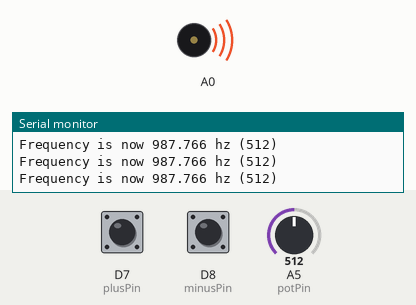
Simulated run of this sketch. Board: Arduino Uno R4 WiFi. Shown: buzzer (waves = sounding), the last lines printed to the serial monitor. Inputs (shaded band) come from the test bench; at power-on: D7 (plusPin) HIGH, D8 (minusPin) HIGH, A5 (potPin) = 512.

Above: at 1.2 s.
1.3 s: D7 (plusPin) pulled LOW for 0.15 s
At 2.3 s:
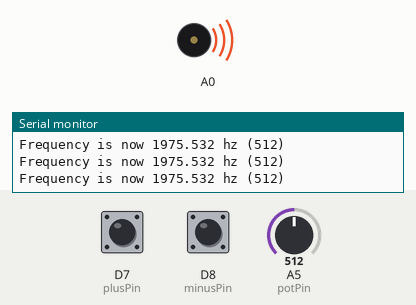
2.9 s: D8 (minusPin) pulled LOW for 0.15 s
At 3.6 s:
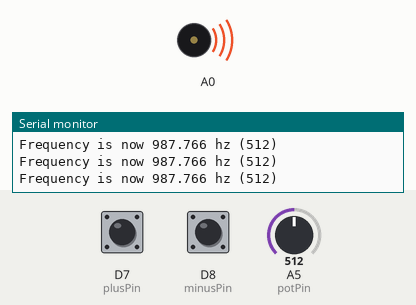
Timing chart, 0 to 5.9 s (numbered marks = the images above; inputs shaded):
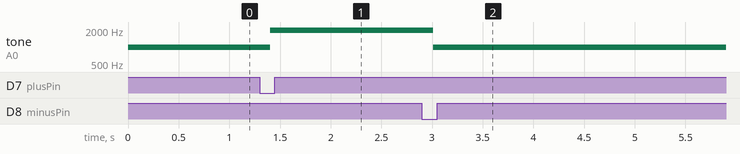

Measured:
- after the input at 1.3 s, tone on A0: 987 Hz → 1975 Hz after 0.11 s
- after the input at 2.9 s, tone on A0: 1975 Hz → 987 Hz after 0.11 s

The sketch:

Synth.ino
```cpp
#include "analogWave.h"  // Include the library for analog waveform generation

analogWave wave(DAC);  // Create an instance of the analogWave class, using the DAC pin

const int potPin = A5;
const int plusPin = 7;
const int minusPin = 8;

float baseFreq = 493.883f;  // B4 (unreachable)

float currentFreq;
int previousPlusState;
int previousMinusState;

int octaveOffset;
int minOctaveOffset = -4;
int maxOctaveOffset = 4;

void setup() {
  Serial.begin(115200);  // Initialize serial communication at a baud rate of 115200

  pinMode(plusPin, INPUT_PULLUP);
  pinMode(minusPin, INPUT_PULLUP);

  wave.saw(baseFreq);   // Generate a saw wave with the initial frequency
  wave.amplitude(0.f);  // Set the initial amplitude of the waveform generator to 0.f
  currentFreq = baseFreq;
}

void loop() {
  // Handling potentiometer and DAC

  // Read an analog value from pin A5 and map it to a semitone
  int potValue = analogRead(potPin);
  int note = map(potValue, 0, 1023, 0, 25);

  float freq = baseFreq * pow(2.f, note / 12.f);

  if (fabs(currentFreq - freq) >= 0.001f) {
    wave.freq(freq);  // Set the frequency of the waveform generator to the updated value
    wave.amplitude((note == 0) ? 0.f : 1.f);
    currentFreq = freq;
  }

  // Handling octave increment/decrement buttons

  int plusState = digitalRead(plusPin);
  int minusState = digitalRead(minusPin);

  if (plusState == LOW && previousPlusState == HIGH && octaveOffset < maxOctaveOffset) {
    baseFreq *= 2.f;
    octaveOffset++;

    Serial.println("Incrementing octave");
  }

  if (minusState == LOW && previousMinusState == HIGH && octaveOffset > minOctaveOffset) {
    baseFreq /= 2.f;
    octaveOffset--;

    Serial.println("Decrementing octave");
  }

  previousPlusState = plusState;
  previousMinusState = minusState;

  // Print the updated frequency to the serial monitor
  Serial.println("Frequency is now " + String(currentFreq, 3) + " hz " + "(" + String(potValue) + ")");

  delay(100);  // Delay for 100ms before repeating
}
```
